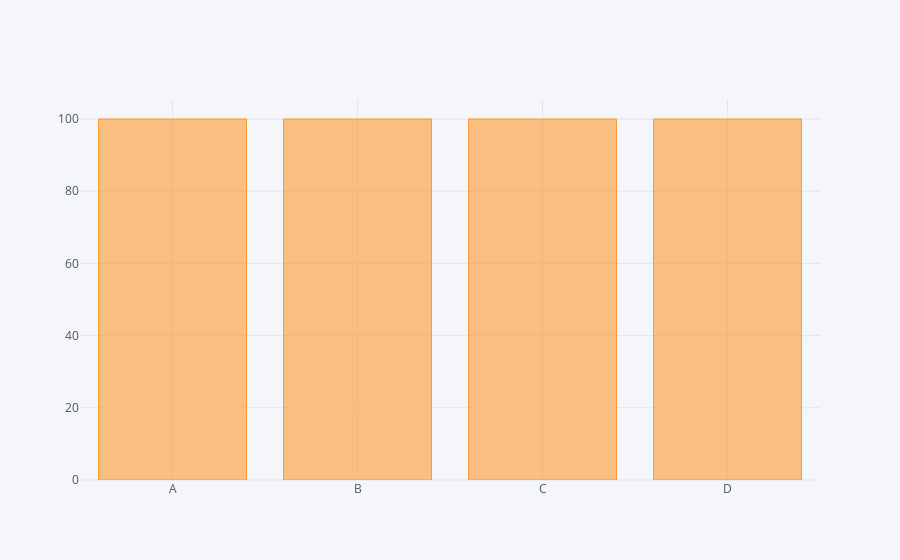

Notebook cell for this chart:
### Code cell
df.count().iplot(kind='bar')

### Figure 1 — Plotly figure (JSON) as saved in the notebook; plotly's stock layout.template omitted (floating-point values rounded to 4 significant figures)
{"data": [{"marker": {"color": "rgba(255, 153, 51, 0.6)", "line": {"color": "rgba(255, 153, 51, 1.0)", "width": 1}}, "name": "None", "orientation": "v", "text": "", "type": "bar", "uid": "b913c0bd-527d-45e8-869d-c101ea06bc47", "x": ["A", "B", "C", "D"], "y": [100, 100, 100, 100]}], "layout": {"legend": {"bgcolor": "#F5F6F9", "font": {"color": "#4D5663"}}, "paper_bgcolor": "#F5F6F9", "plot_bgcolor": "#F5F6F9", "title": {"font": {"color": "#4D5663"}}, "xaxis": {"gridcolor": "#E1E5ED", "showgrid": true, "tickfont": {"color": "#4D5663"}, "title": {"font": {"color": "#4D5663"}, "text": ""}, "zerolinecolor": "#E1E5ED"}, "yaxis": {"gridcolor": "#E1E5ED", "showgrid": true, "tickfont": {"color": "#4D5663"}, "title": {"font": {"color": "#4D5663"}, "text": ""}, "zerolinecolor": "#E1E5ED"}}}
